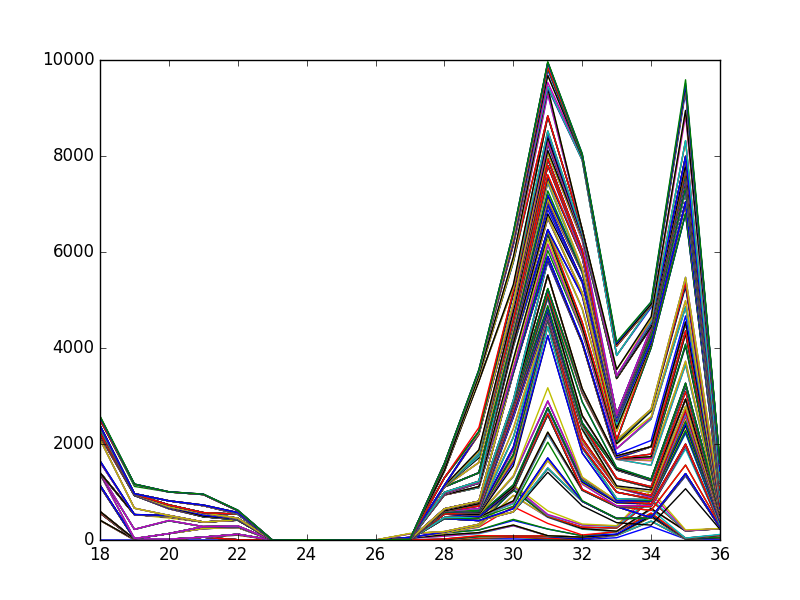

Recreate this plot in Python.
import json
import csv
import os
import datetime
import matplotlib.pyplot as plt
from config import project_folder

path = project_folder + "/code/user_data_test/"
file = 'result_fb62884cc3fa8a4bfb36535fa628acff22830025acb5ebe31e1ef5ef.json'


def extract_week_number(raw_date):
    year = raw_date[:4]
    month = raw_date[5:7]
    day = raw_date[8:]
    dt = datetime.date(int(year), int(month), int(day))
    wk = dt.isocalendar()[1]
    return wk


def create_phrasecloud_dictionary(min_week, max_week):
    phrase_cloud_clicks = {}
    for i in range(min_week, max_week + 1):
        phrase_cloud_clicks[i] = []

    return phrase_cloud_clicks


def extract_phrasecloud_clicks():
    main_db = []
    phrase_cloud_clicks = create_phrasecloud_dictionary(18, 37)
    for file in os.listdir(path):
        if file != ".gitignore":
            with open(path + file, 'r') as data_file:
                for line in data_file.readlines():
                    data = json.loads(line)
		    
                    if data['user_action']!=None and "phrase" in data['user_action']:
			
                        week_number = extract_week_number(data['date'])
                        if week_number in phrase_cloud_clicks:
                            phrase_cloud_clicks[week_number].append(data['Video_Id'])
                        else:
                            phrase_cloud_clicks[week_number] = [data['Video_Id']]
                temp_values = []
                for key in phrase_cloud_clicks:
                    temp_values.append(len(phrase_cloud_clicks[key]))
                main_db.append(temp_values)
    return main_db

def save(data):
        details = [data]
        with open('phrase_cloud_user.csv', 'a') as testfile:     # append it data to the csv file
                csv_writer = csv.writer(testfile)
                csv_writer.writerow(details[0])

def plot_behaviour():
    phrase_cloud_clicks = extract_phrasecloud_clicks()
  
    rowX = []

    for i in range(18, 37):
        rowX.append(i)

    X = sorted(rowX)
   
    copy = []
    for i in phrase_cloud_clicks:
        tmp = []
        tmp = [x for _, x in sorted(zip(rowX, i))]
        copy.append(tmp)

    print len(copy[0]), len(X)
    for i in copy:
	save(i)
        plt.plot(X, i)
    plt.savefig('phrasecloud.png')
    plt.show()


plot_behaviour()
